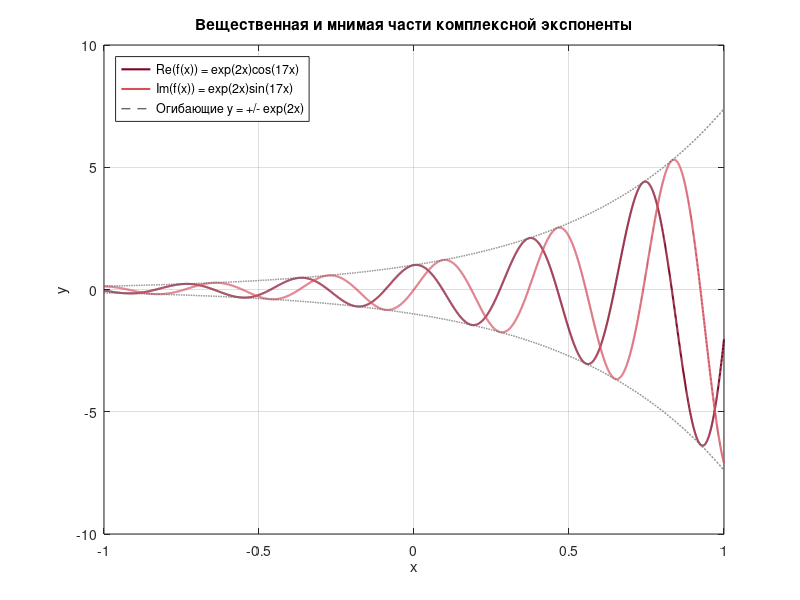
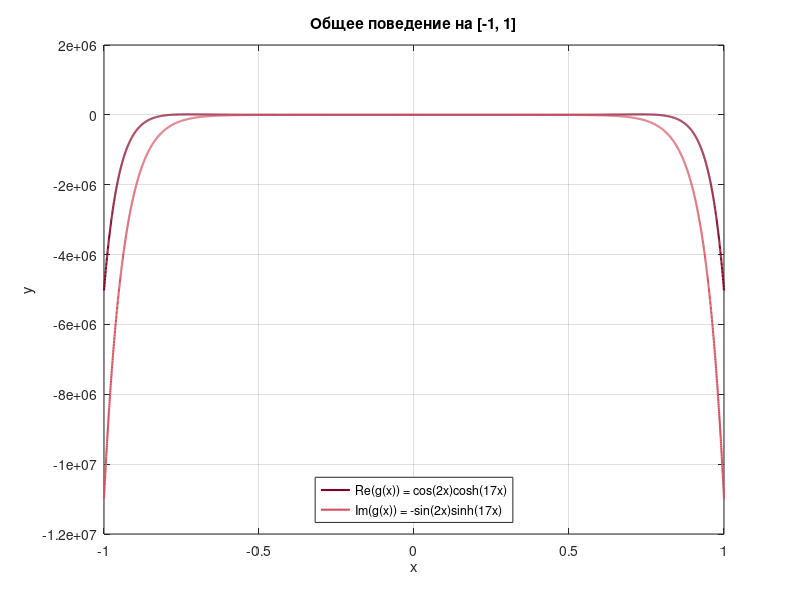
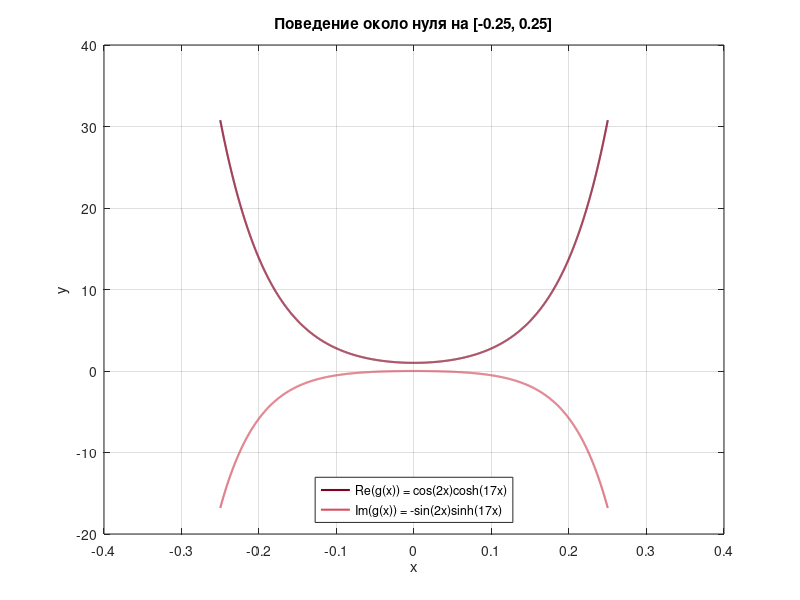

Write the MATLAB code that produced these figures, in order.
%% Постоянные
m = 2;
k = 17;

%% Палитра
maroon     = [0.5020, 0, 0.1255];      % вещественная часть
red        = [0.8314, 0.3137, 0.3765]; % мнимая часть
gray       = [0.4000, 0.4000, 0.4000]; % огибающие
background = [1.0000, 1.0000, 1.0000];

% –––––

%% Выбираем отрезок для комплексной экспоненты
% Вещественная и мнимая части содержат cos(17x) и sin(17x).
% Их период равен T = 2*pi/17 = 0.37.
% На отрезке [-1, 1] помещается 17/pi = 5.41 периода.
% Этого достаточно для того, чтобы увидеть больше пяти колебаний функции.
x_exp = linspace(-1, 1, 4000);

%% Вычисляем комплексную экспоненту
% Подставляем все значения x в исходную функцию
% f(x) = exp((m + ki)x).
f = exp((m + k*1i) .* x_exp);

%% Находим вещественную и мнимую части комплексной экспоненты
% Функция real выделяет вещественную часть комплексного числа.
% Получаем Re(f(x)) = exp(2x)cos(17x).
f_real = real(f);

% Функция imag выделяет мнимую часть комплексного числа.
% Получаем Im(f(x)) = exp(2x)sin(17x).
f_imag = imag(f);

% Множитель exp(2x) определяет наибольший размах колебаний.
% Поэтому дополнительно вычисляем верхнюю и нижнюю огибающие.
upper_envelope = exp(m * x_exp);
lower_envelope = -exp(m * x_exp);

% –––––

%% Строим график комплексной экспоненты
% Создаём первое окно рисунка и задаём белый фон.
figure(1);
set(gcf, 'Color', background);
set(gca, 'Color', background);

% Строим вещественную часть комплексной экспоненты бордовым цветом.
f_real_plot = plot(x_exp, f_real, ...
    'Color', maroon, 'LineWidth', 1.5);

hold on;

% Строим мнимую часть комплексной экспоненты красным цветом.
f_imag_plot = plot(x_exp, f_imag, ...
    'Color', red, 'LineWidth', 1.5);

% Строим верхнюю огибающую y = exp(2x) серой пунктирной линией.
upper_envelope_plot = plot(x_exp, upper_envelope, '--', ...
    'Color', gray, 'LineWidth', 1.0);

% Строим нижнюю огибающую y = -exp(2x) такой же линией.
lower_envelope_plot = plot(x_exp, lower_envelope, '--', ...
    'Color', gray, 'LineWidth', 1.0);

% Обе огибающие имеют одинаковый смысл, поэтому нижнюю линию
% отдельно в легенду не добавляем.
set(lower_envelope_plot, 'HandleVisibility', 'off');

grid on;
xlabel('x');
ylabel('y');

% Ограничиваем горизонтальную ось выбранным отрезком [-1, 1].
xlim([-1 1]);

% Легенда
legend( ...
    [f_real_plot, f_imag_plot, upper_envelope_plot], ...
    'Re(f(x)) = exp(2x)cos(17x)', ...
    'Im(f(x)) = exp(2x)sin(17x)', ...
    'Огибающие y = +/- exp(2x)', ...
    'Location', 'northwest', 'TextColor', 'black');

title('Вещественная и мнимая части комплексной экспоненты');

hold off;

% –––––

%% Выбираем отрезки для комплексного косинуса
% Множители cosh(17x) и sinh(17x) быстро растут при увеличении |x|.
% Сначала выбираем отрезок [-1, 1], чтобы увидеть общий характер роста.
x_cos = linspace(-1, 1, 5000);

% На общем графике поведение около нуля плохо различимо.
% Поэтому дополнительно выбираем увеличенный отрезок [-0.25, 0.25].
x_zoom = linspace(-0.25, 0.25, 3000);

%% Вычисляем комплексный косинус
% Подставляем значения общего отрезка в исходную функцию
% g(x) = cos((m + ki)x).
g = cos((m + k*1i) .* x_cos);

% Отдельно вычисляем эту функцию на увеличенном отрезке около нуля.
g_zoom = cos((m + k*1i) .* x_zoom);

%% Находим части комплексного косинуса на общем отрезке
% Выделяем вещественную часть Re(g(x)) = cos(2x)cosh(17x).
g_real = real(g);

% Выделяем мнимую часть Im(g(x)) = -sin(2x)sinh(17x).
g_imag = imag(g);

%% Находим части комплексного косинуса около нуля
% Выделяем вещественную часть на увеличенном отрезке.
g_real_zoom = real(g_zoom);

% Выделяем мнимую часть на увеличенном отрезке.
g_imag_zoom = imag(g_zoom);

% –––––

%% Строим общий график комплексного косинуса
% Создаём отдельное окно для графика на отрезке [-1, 1].
figure(2);
set(gcf, 'Color', background);
set(gca, 'Color', background);

% Строим вещественную часть на отрезке [-1, 1] бордовым цветом.
g_real_plot = plot(x_cos, g_real, ...
    'Color', maroon, 'LineWidth', 1.5);

hold on;

% Строим мнимую часть на отрезке [-1, 1] красным цветом.
g_imag_plot = plot(x_cos, g_imag, ...
    'Color', red, 'LineWidth', 1.5);

grid on;
xlabel('x');
ylabel('y');

%% Легенда
legend( ...
    [g_real_plot, g_imag_plot], ...
    'Re(g(x)) = cos(2x)cosh(17x)', ...
    'Im(g(x)) = -sin(2x)sinh(17x)', ...
    'Location', 'south', 'TextColor', 'black');

title('Общее поведение на [-1, 1]');

hold off;

%% Строим увеличенный график комплексного косинуса
% Создаём отдельное окно для графика около нуля.
figure(3);
set(gcf, 'Color', background);
set(gca, 'Color', background);

% Строим вещественную часть около нуля бордовым цветом.
g_real_zoom_plot = plot(x_zoom, g_real_zoom, ...
    'Color', maroon, 'LineWidth', 1.5);

% Сохраняем первый график и добавляем мнимую часть в те же оси.
hold on;

% Строим мнимую часть около нуля красным цветом.
g_imag_zoom_plot = plot(x_zoom, g_imag_zoom, ...
    'Color', red, 'LineWidth', 1.5);

% Включаем сетку, подписываем оси и добавляем легенду.
grid on;
xlabel('x');
ylabel('y');

legend( ...
    [g_real_zoom_plot, g_imag_zoom_plot], ...
    'Re(g(x)) = cos(2x)cosh(17x)', ...
    'Im(g(x)) = -sin(2x)sinh(17x)', ...
    'Location', 'south', 'TextColor', 'black');

title('Поведение около нуля на [-0.25, 0.25]');

hold off;

%% Запуск файла с Octave
% Если файл запускается командой octave solution.m, команда pause
% оставляет окна графиков открытыми до нажатия клавиши.
%if exist('OCTAVE_VERSION', 'builtin')
%    disp('Графики построены.');
%    pause;
%end
